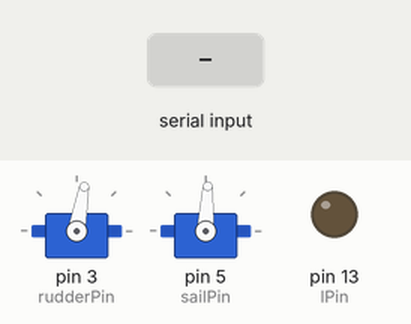
Recording of a sketch running on a simulated Arduino Uno, built with avr-gcc and run on an emulated ATmega328P. Parts: 2 × servo, output pins drawn as LEDs (lit = HIGH). The inputs (shaded band) are chosen by the test bench. Pins used as bus, display or sensor lines are not drawn.

Above: at 6.2 s.
6.3 s: "e" received over Serial
At 6.44 s:
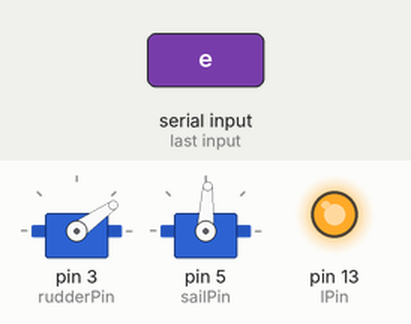
9.3 s: "s" received over Serial
At 9.46 s:
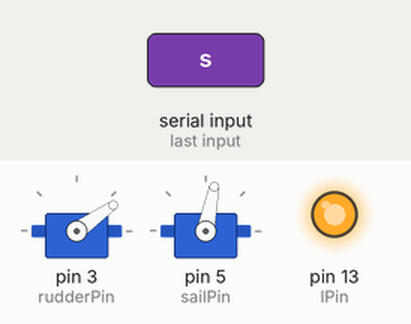
12.3 s: "E" received over Serial
At 13.5 s:
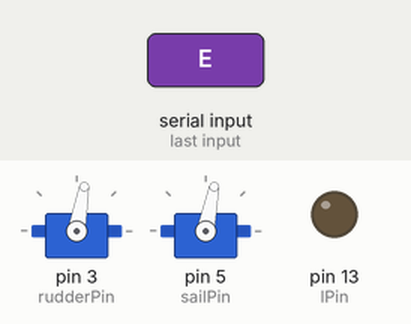
13.8 s: "R" received over Serial
At 16.6 s:
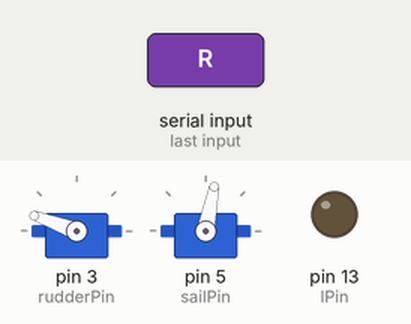
16.8 s: "-" received over Serial
At 17.7 s:
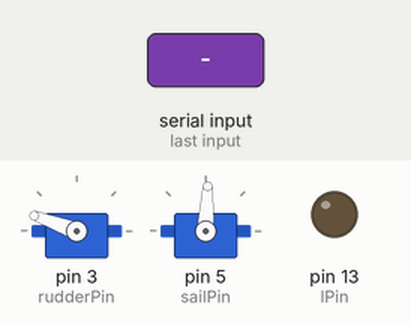
18.3 s: "r" received over Serial
At 18.79 s:
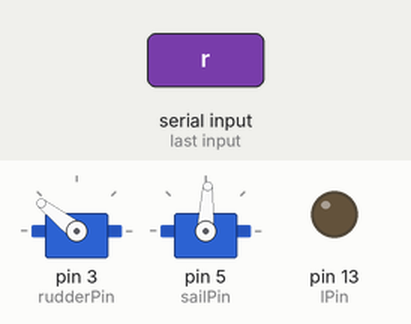
Timing chart, 0 to 22.3 s (numbered marks = the images above; inputs shaded):
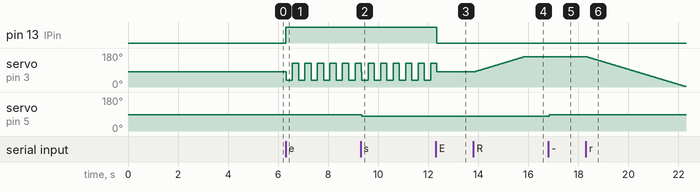

The sketch:

SailboatSketch.ino
```cpp
#include <Servo.h>
//#include "ArduinoLowPower.h"

int rudderPin = 3;
int rudderAngle = 80;
int rudderChange = 0;
Servo rudder;

const int servoChange = 1;


int sailPin = 5;
int sailAngle = 87;
int sailChange = 16;
bool adjustSail = false;
Servo sail;

int joyBtn = 1;
int rescueDT = 250;

int cmdDT = 25;

int lPin = 13;

int xbeeRST = 2;

int xbeeRSSI = 4;

bool awake = false;


void setup() {
  // put your setup code here, to run once:

  Serial.begin(9600);

  pinMode(rudderPin, OUTPUT);
  rudder.attach(rudderPin);
  rudder.write(rudderAngle);

  pinMode(sailPin, OUTPUT);
  sail.attach(sailPin);
  sail.write(sailAngle);

  pinMode(lPin, OUTPUT);
  digitalWrite(lPin, HIGH);

  pinMode(xbeeRST, OUTPUT);
  digitalWrite(xbeeRST, HIGH);

  pinMode(13, OUTPUT);
  digitalWrite(13, LOW);

  delay(1000);
  sail.write(sailAngle);
  rudder.write(rudderAngle);
  delay(4000);

  // Set pin as INPUT_PULLUP to avoid spurious wakeup
//  pinMode(xbeeRSSI, INPUT_PULLUP);
  // Attach a wakeup interrupt on pin 8, calling wakeup() when the device is woken up
//  LowPower.attachInterruptWakeup(xbeeRSSI, wakeup, CHANGE);

}

void loop() {
  // put your main code here, to run repeatedly:

  if (awake == false) {
//    LowPower.sleep();
  }

  if (Serial.available()) {

    char val = Serial.read();
    switch(val)
    {
      case '-':
        joyBtn = 1;
        // sail.write(sailAngle);
        adjustSail = true;
        sailChange = 0;
        rudderChange = 0;
        break;

      case 'e':
        joyBtn = 0;
        digitalWrite(13, HIGH);
        break;

      case 'E':
        joyBtn = 1;
        digitalWrite(13, LOW);
        break;

      case 'S':
        // sailAngle += (sailChange * 8);
        adjustSail = true;
        sailChange = 8;
        // sail.write(sailAngle + sailChange);
        break;

      case 's':
        // sailAngle -= (sailChange * 8);
        adjustSail = true;
        sailChange = -8;
        // sail.write(sailAngle - sailChange);
        break;

      case 'R':
        rudderChange = -1;
        break;

      case 'r':
        rudderChange = 1;
        break;

    }

    xbeeRefresh();

  }

  awake = false;

  if (adjustSail) {
  //   if (sailAngle > 160) {
  //     sailAngle = 160;
  //   }
  //   else if (sailAngle < 5) {
  //     sailAngle = 0;
  //   }
    sail.write(sailAngle + sailChange);
    adjustSail = false;
  }

//  if (sailChange != 0 && rudderChange != 0) {
//    sailChange = 0;
//  }

//  if (sailChange != 0) {
//    // Sail stuff
////    sailAngle += sailChange * servoChange;
//     sail.write(sailAngle + sailChange * 8);
//
  //  if (sailAngle > 160) {
  //    sailAngle = 160;
  //  }
  //  else if (sailAngle < 5) {
  //    sailAngle = 5;
  //  }
//    awake = true;
//    delay(cmdDT);
//  }
//  else {
//    sail.write(sailAngle);
//  }

  if (rudderChange != 0) {
    // Rudder stuff
    rudderAngle -= rudderChange * servoChange;

    if (rudderAngle > 160) {
      rudderAngle = 160;
    }
    else if (rudderAngle < 5) {
      rudderAngle = 5;
    }
    awake = true;
    delay(cmdDT);
  }

  if (joyBtn == 0) {
    rudder.write(35);
    delay(rescueDT);
    rudder.write(125);
    delay(rescueDT);

    awake = true;
  }

  rudder.write(rudderAngle);

//  sail.write(sailAngle);

}

void xbeeRefresh() {
  delay(10);
  digitalWrite(xbeeRST, LOW);
  delay(10);
  digitalWrite(xbeeRST, HIGH);
}

void wakeup() {

}
```

Measured:
- after the input at 6.3 s, pin 13 (lPin): LOW → HIGH at once; servo on pin 3 (rudderPin): alternates 125° for 0.25 s and 35° for 0.25 s, starting at once
- after the input at 9.3 s, servo on pin 5 (sailPin): 87° → 79° at once
- after the input at 12.3 s, pin 13 (lPin): HIGH → LOW at once
- after the input at 13.8 s, servo on pin 3 (rudderPin): moves from 80° to 160° over 2.0 s, starting after 0.05 s
- after the input at 16.8 s, servo on pin 5 (sailPin): 79° → 87° at once
- after the input at 18.3 s, servo on pin 3 (rudderPin): moves from 160° to 5° over 3.9 s, starting after 0.05 s
